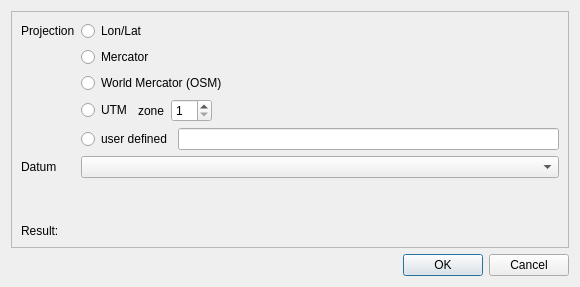
<?xml version="1.0" encoding="UTF-8"?>
<ui version="4.0">
 <class>IDlgProjWizzard</class>
 <widget class="QDialog" name="IDlgProjWizzard">
  <property name="geometry">
   <rect>
    <x>0</x>
    <y>0</y>
    <width>580</width>
    <height>287</height>
   </rect>
  </property>
  <property name="windowTitle">
   <string>Proj4 Wizzard</string>
  </property>
  <layout class="QVBoxLayout">
   <item>
    <widget class="QFrame" name="frame">
     <property name="frameShape">
      <enum>QFrame::StyledPanel</enum>
     </property>
     <property name="frameShadow">
      <enum>QFrame::Raised</enum>
     </property>
     <layout class="QGridLayout">
      <item row="1" column="1">
       <widget class="QRadioButton" name="radioMercator">
        <property name="text">
         <string>Mercator</string>
        </property>
       </widget>
      </item>
      <item row="3" column="1">
       <layout class="QHBoxLayout">
        <item>
         <widget class="QRadioButton" name="radioUTM">
          <property name="text">
           <string>UTM</string>
          </property>
         </widget>
        </item>
        <item>
         <widget class="QLabel" name="label_3">
          <property name="text">
           <string>zone</string>
          </property>
         </widget>
        </item>
        <item>
         <widget class="QSpinBox" name="spinUTMZone">
          <property name="minimum">
           <number>1</number>
          </property>
          <property name="maximum">
           <number>60</number>
          </property>
         </widget>
        </item>
        <item>
         <spacer>
          <property name="orientation">
           <enum>Qt::Horizontal</enum>
          </property>
          <property name="sizeHint" stdset="0">
           <size>
            <width>40</width>
            <height>20</height>
           </size>
          </property>
         </spacer>
        </item>
       </layout>
      </item>
      <item row="4" column="1">
       <layout class="QHBoxLayout">
        <item>
         <widget class="QRadioButton" name="radioUserDef">
          <property name="text">
           <string>user defined</string>
          </property>
         </widget>
        </item>
        <item>
         <widget class="QLineEdit" name="lineUserDef"/>
        </item>
       </layout>
      </item>
      <item row="5" column="0">
       <widget class="QLabel" name="label_2">
        <property name="text">
         <string>Datum</string>
        </property>
       </widget>
      </item>
      <item row="5" column="1">
       <widget class="QComboBox" name="comboDatum"/>
      </item>
      <item row="6" column="1">
       <spacer>
        <property name="orientation">
         <enum>Qt::Vertical</enum>
        </property>
        <property name="sizeHint" stdset="0">
         <size>
          <width>20</width>
          <height>40</height>
         </size>
        </property>
       </spacer>
      </item>
      <item row="7" column="0">
       <widget class="QLabel" name="label_4">
        <property name="text">
         <string>Result:</string>
        </property>
       </widget>
      </item>
      <item row="7" column="1">
       <widget class="QLabel" name="labelResult">
        <property name="text">
         <string/>
        </property>
       </widget>
      </item>
      <item row="2" column="1">
       <widget class="QRadioButton" name="radioWorldMercator">
        <property name="text">
         <string>World Mercator (OSM)</string>
        </property>
       </widget>
      </item>
      <item row="0" column="1">
       <widget class="QRadioButton" name="radioLonLat">
        <property name="text">
         <string>Lon/Lat</string>
        </property>
       </widget>
      </item>
      <item row="0" column="0">
       <widget class="QLabel" name="label">
        <property name="text">
         <string>Projection</string>
        </property>
       </widget>
      </item>
     </layout>
    </widget>
   </item>
   <item>
    <widget class="QDialogButtonBox" name="buttonBox">
     <property name="orientation">
      <enum>Qt::Horizontal</enum>
     </property>
     <property name="standardButtons">
      <set>QDialogButtonBox::Cancel|QDialogButtonBox::Ok</set>
     </property>
    </widget>
   </item>
  </layout>
 </widget>
 <resources/>
 <connections>
  <connection>
   <sender>buttonBox</sender>
   <signal>accepted()</signal>
   <receiver>IDlgProjWizzard</receiver>
   <slot>accept()</slot>
   <hints>
    <hint type="sourcelabel">
     <x>248</x>
     <y>254</y>
    </hint>
    <hint type="destinationlabel">
     <x>157</x>
     <y>274</y>
    </hint>
   </hints>
  </connection>
  <connection>
   <sender>buttonBox</sender>
   <signal>rejected()</signal>
   <receiver>IDlgProjWizzard</receiver>
   <slot>reject()</slot>
   <hints>
    <hint type="sourcelabel">
     <x>316</x>
     <y>260</y>
    </hint>
    <hint type="destinationlabel">
     <x>286</x>
     <y>274</y>
    </hint>
   </hints>
  </connection>
 </connections>
</ui>
